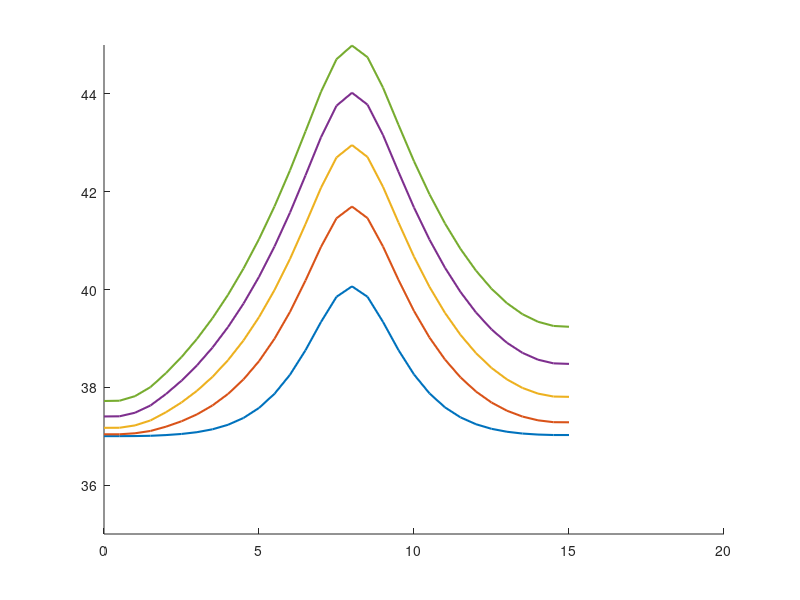

This figure's MATLAB source: (Note: this script raises an error after producing the figure.)

%––––––––––––––––––––––––––––––––––––––––––––––––––––––––––––––––––––––––––––
% 1D hyperbolic bioheat w/ Gaussian tumor source, 3 skin layers, finer mesh
% and reduced dt for stability; snapshots at 2.5, 5, 7.5, 10 s in one plot.
%––––––––––––––––––––––––––––––––––––––––––––––––––––––––––––––––––––––––––––

clear; clc;

%% 1) DISCRETIZE TIME & SPATIAL DOMAINS
% Skin Layer thickness
L_epi = 0.0015;   % Epidermis (1.5 mm)
L_derm = 0.0035;  % Dermis (3.5 mm)
L_subq = 0.01;    % Subcutaneous (10 mm)
Lx = L_epi + L_derm + L_subq; % Domain Length

x_ast  = 0.008;   % [m]   Tumor center (midpoint of 0.05 m)

dx     = 0.0005;  % [m]   Spatial step → now 21 nodes from 0 to 0.05
dt     = 0.015;    % [s]   Time step (smaller for stability)
max_time = 10;   % plot up to 10s
time_steps = round(max_time/dt) + 1; % ensures we reach exactly 10 s: (n−1)*dt = 10
time = 0:dt:max_time+dt;

x  = 0:dx:Lx;          % x = [0, 0.0025, 0.005, …, 0.05]
nx = numel(x);

% Define Layers
layer = zeros(1, nx);
layer(x <= L_epi) = 1;                                  % Epidermis
layer(x > L_epi & x <= L_epi + L_derm) = 2;             % Dermis
layer(x > L_epi + L_derm) = 3;                          % Subcutaneous

% Find index of tumor center (closest grid point to x_ast)
[~, iTumor] = min(abs(x - x_ast));

%% 2) CONSTANTS AND PARAMETERS
% ------------ Physical Parameters ------------
% Skin Layer params
rho    = [1150 1116 900];   % [kg/m^3]  Tissue density (layers)
c      = [3590 3300 2500];  % [J/(kg·°C)]  Tissue specific heat
k      = [0.2 0.45 0.3];    % [W/(m·°C)]  Thermal conductivity
k_star = [0.1 0.1 0.1];     % [W/(m·°C·s)]  Hyperbolic‐term coefficient

% Blood params
h      = 4.5;     % [W/(m^2·°C)]    Convective coefficient at boundaries
wb     = 0.0098;  % [1/s]           Blood perfusion
rho_b  = 1056;    % [kg/m^3]        Blood density
cb     = 4000;    % [J/(kg·°C)]     Blood specific heat

Qm0    = 50.65;   % [W/m^3]         Metabolic heat (uniform)
Tb     = 37;      % [°C]            Arterial blood temperature
Tl     = [37 37 37];      % [°C]    Ambient/tissue reference
T0     = 37;      % [°C]            Initial tissue temperature

% ------------ Gaussian‐source parameters ------------
% Q_r(i) = rho * S * P * exp( -a0*( x(i) - x_ast )^2 )
S      = 15;       % “per‐kg” scaling factor
P      = 50;      % “power” factor (tune as needed)
a0     = 1e6;   % [1/m]  Gaussian width control

% ------------ Water vaporization and diffusion ------------
Da = 2.5e-5;    % m^2/s (air)
Mw = 0.018;     % kg/mol
Ra = 8.314;     % J/mol·K
Tw = 306;       % K (~33°C)
Pw = 5600;      % Pa (sat. vapor pressure at 33°C)
RH = 0.5;       % Relative humidity (fraction)
delta = 1e-4;   % m
c_air = 1005;   % J/kg·K
Df = [2e-9 2e-9 2e-9];  % m^2/s
cw = 4180;      % J/kg°C
rho_s = 1100;   % kg/m^3
rho_c = 1000;   % kg/m^3
nabla_r2 = (Lx/3)^2;

% ---------- Hyperbolic relaxation times ---------------
tau_q = 10;   % [s]
tau_T = 2;   % [s]
tau_v = 1;   % [s]

%% 3) INITIALIZE STORAGE FOR “SNAPSHOTS”
% Snapshot times (in seconds) and their corresponding loop‐indices
snapshot_times = linspace(2,max_time,5); % [2.5, 5.0, 7.5, 10.0];
snap_idx = round(snapshot_times/dt) + 1;
% e.g., 2.5/0.01 = 250 → +1 = 251 ⇒ t = (251−1)*0.01 = 2.50 s

T_snapshots = zeros(nx, numel(snapshot_times));  
% Each column j holds T(x) at t = snapshot_times(j)

% Tumor temp array
T_tumor = zeros(1, time_steps);

% --------- Initialize temperature fields at t=0 -------------
T     = ones(nx,1) * T0;  
T_new = T;   
dTdt   = zeros(nx,1);
d2Tdt2 = zeros(nx,1);

%% 4) TIME‐MARCHING LOOP
for n = 1:time_steps

    % (a) Update interior nodes i=2:(nx−1)
    for i = 2:(nx-1)
        L = layer(i);

        % (b) Calculate Heat Source values for given spatial step
        % Metabolic Heat Source:
        Qm = Qm0 * (1 + (Tl(L) - T0)/10);         % [W/m^3] metabolic

        % Water diffusion:
        Qd = (Df(L) * cw * (rho_s - rho_c) / nabla_r2) * (T(i) - Tl(L));
        
        % Blood Perfusion (dermis, subq):
        if L > 1
            Qb = wb * rho_b * cb * (Tb - Tl(L));      % [W/m^3] perfusion (constant)
        else
            Qb = 0;
        end

        % Water vaporization (epidermis only)
        if L == 1
            Delta_m = (Da*Mw/(Ra*Tw)) * (Pw/Tw) * RH/(delta*c_air);
            Delta_Hvap = 2400e3; % J/kg
            Qv = Delta_m * Delta_Hvap / (delta * c_air);
        else 
            Qv = 0;
        end

        % Gaussian tumor heat source at node i:
        Qr = rho(L) * S * P * exp( -a0 * (x(i) - x_ast)^2 );  

        % Add up all heat sources to consolidate
        Q_tot = Qm + Qd + Qb + Qv + Qr;

        % 2nd‐spatial derivative (finite difference)
        d2Tdx2 = (T(i+1) - 2*T(i) + T(i-1)) / dx^2;

        % Hyperbolic bioheat terms:
        dTdt(i)   = (k(L)*d2Tdx2 + Q_tot) / (rho(L) * c(L));
        d2Tdt2(i) = (k_star(L)*d2Tdx2) / (rho(L) * c(L));

        % Update temperature at node i (eq. 7):
        T_new(i) = T(i) + dt * ( ...
           dTdt(i) + tau_q*dTdt(i) ...
         - tau_T*d2Tdt2(i) ...
         + (k(L) + k_star(L)*tau_v)*dTdt(i) );
    end

    % (c) Convective (Robin) BC at left boundary (i = 1):
    T_new(1) = (h*dx*Tl(1) + k(L) * T_new(2)) / (h*dx + k(L));

    % (d) Convective (Robin) BC at right boundary (i = nx):
    T_new(nx) = (h*dx*Tl(end) + k(L) * T_new(nx-1)) / (h*dx + k(L));

    % (e) Advance to next timestep
    T = T_new;

    % (f) If current “t” matches any snapshot index, store T(x)
    idx_this = find(snap_idx == n);
    if ~isempty(idx_this)
        T_snapshots(:, idx_this) = T;
    end

    % (g) Store T at tumor location
    T_tumor(n) = T_new(iTumor);
end

%% 5) PLOT ALL FOUR PROFILES IN A SINGLE FIGURE
figure('Position',[200,200,800,500]);
hold on;

colors = lines(numel(snapshot_times));  
for j = 1:numel(snapshot_times)
    plot(x*1000, T_snapshots(:,j), 'Color', colors(j,:), 'LineWidth',1.5, ...
         'DisplayName', sprintf('t = %.1f s', snapshot_times(j)));
end

ylim([35 45])
xline(0, '-',{'Epiderm'},'HandleVisibility','off','Fontsize',16)
xline((L_epi)*10^3,'-',{'Derm'},'HandleVisibility','off','Fontsize',16)
xline((L_epi+L_derm)*10^3,'-',{'Subcutaneous'},'HandleVisibility','off','Fontsize',16)
xline(x_ast*10^3,'-r',{'Tumor'},'LineWidth',5,'HandleVisibility','off','Fontsize',20)
xlabel('Distance (mm)','Fontsize',16);
ylabel('Temperature (°C)','Fontsize',16);
title(['Temperature Profile T(t=10s,x), Various times'],'Fontsize',20);
legend('Location','northeast','FontSize',12);
grid on;
hold off;

%% 6. PLOT: TUMOR TEMPERATURE VS TIME
figure;
plot(time(1:length(T_tumor)), T_tumor, 'r', 'LineWidth', 2);
xlim([0 10])
xlabel('time (s)','Fontsize',16);
ylabel('Temperature (°C)','Fontsize',16);
title('Temperature at Tumor Location vs. Time','FontSize',20);
grid on;
